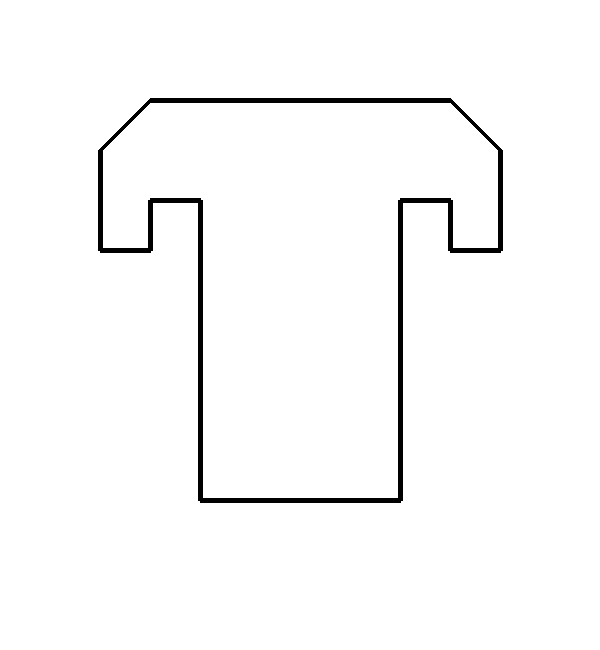

Reproduce this figure in Python.
from PIL import Image, ImageDraw, ImageFont, ImageOps

image = Image.new("RGB", (600,650), color = (255,255,255))

draw = ImageDraw.Draw(image)

draw.line([(100,250), (150, 250)], fill="black", width=5)

draw.line([(150, 250), (150, 200)], fill="black", width=5)

draw.line([(150, 200), (200, 200)], fill="black", width=5)

draw.line([(200, 200), (200, 500)], fill="black", width=5)

draw.line([(200, 500), (400, 500)], fill="black", width=5)

draw.line([(400, 500), (400, 200)], fill="black", width=5)

draw.line([(400, 200), (450, 200)], fill="black", width=5)

draw.line([(450, 200), (450, 250)], fill="black", width=5)

draw.line([(450, 250), (500, 250)], fill="black", width=5)

draw.line([(500, 250), (500, 150)], fill="black", width=5)

draw.line([(500, 150), (450, 100)], fill="black", width=5)

draw.line([(450, 100), (150, 100)], fill="black", width=5)

draw.line([(150, 100), (100, 150)], fill="black", width=5)

draw.line([(100, 150), (100, 250)], fill="black", width=5)

image.show()
image.save("Quiz1/1_T.png")